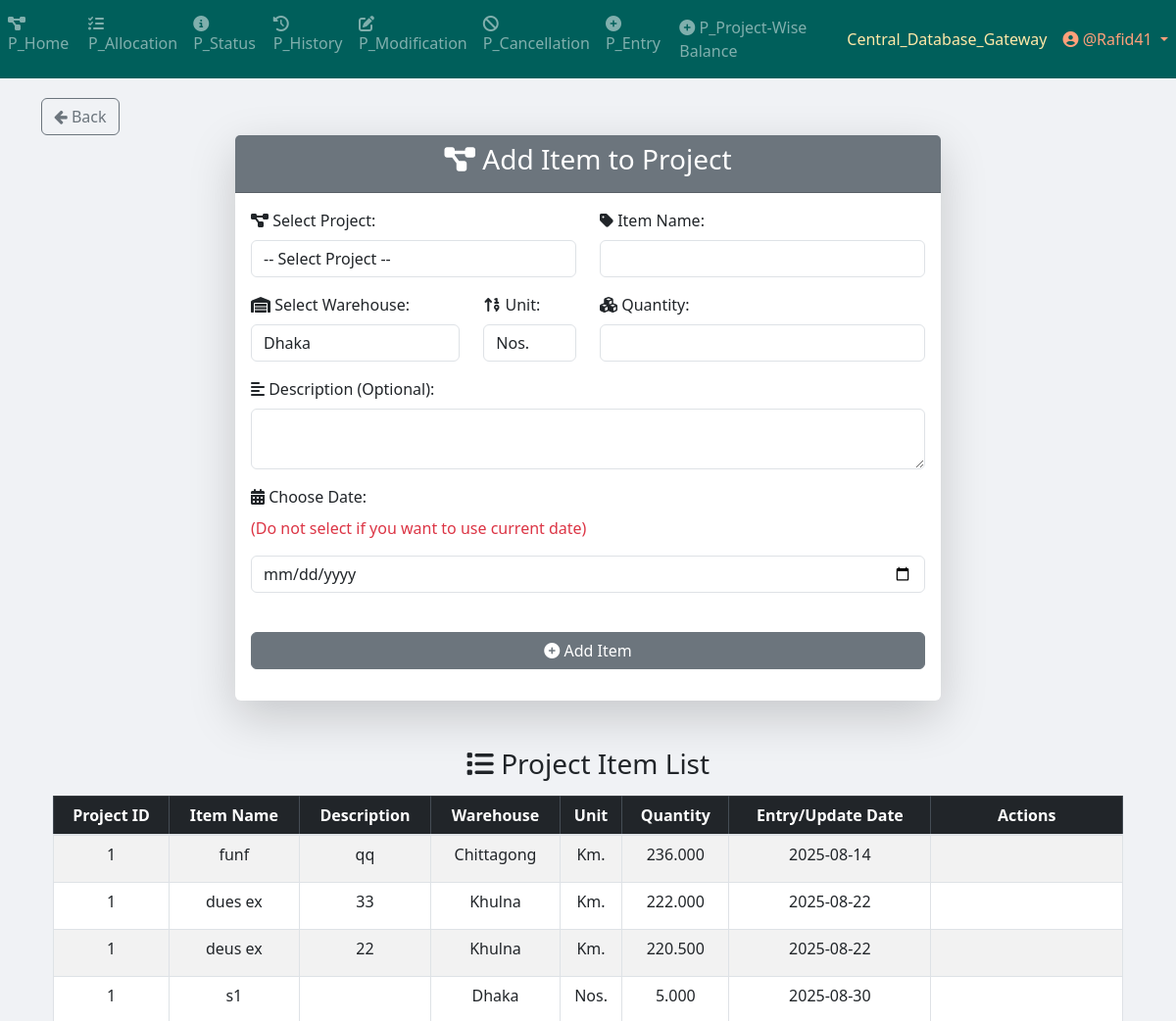
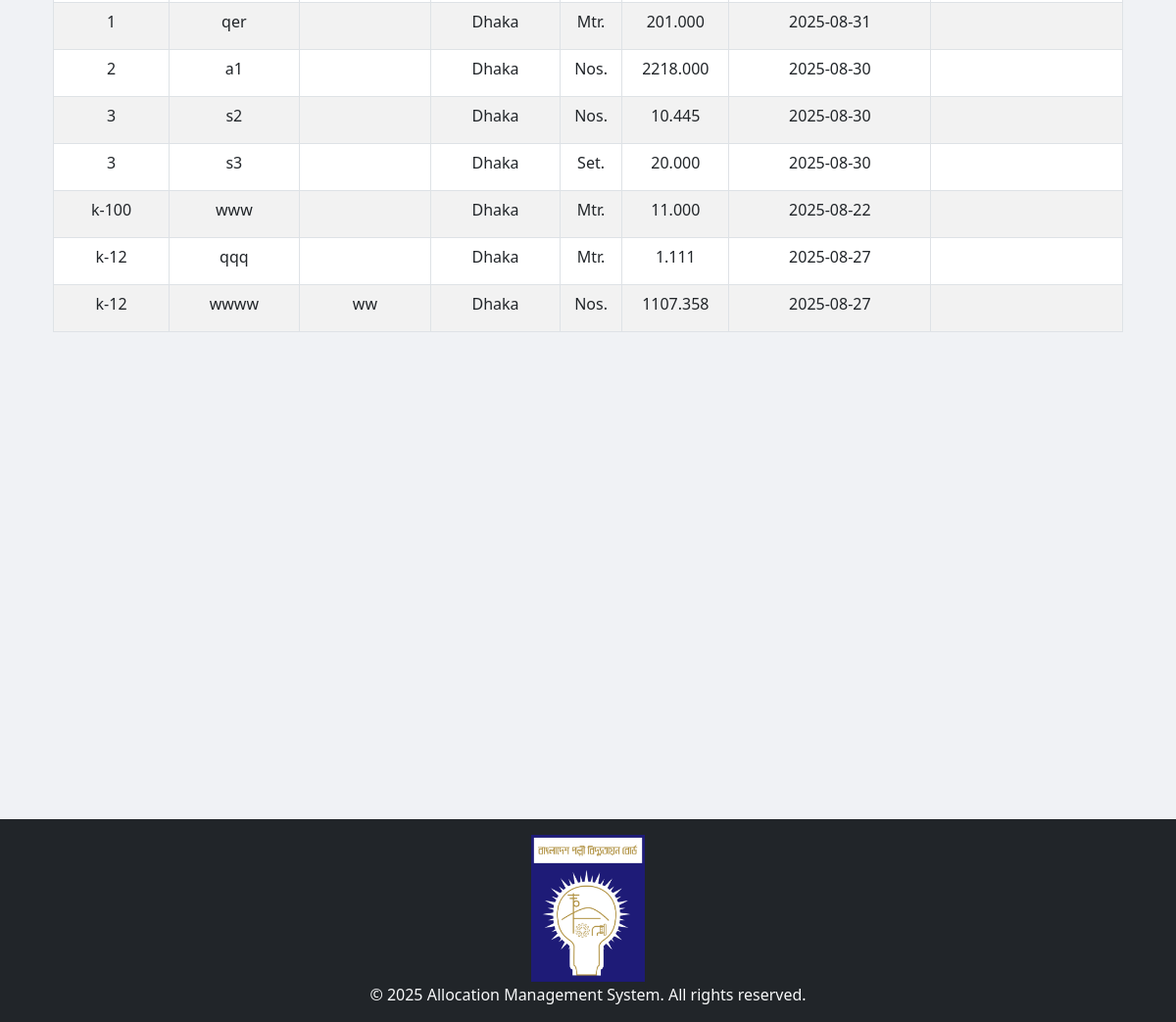
Screenshot of /project/project_entry/add_item_to_project/ (signed in) with the database file from the repository (2 pictures, top to bottom).
### Project_App_Entry/models.py (models this page shows, shortened)
class Project_Item(models.Model):
    WAREHOUSE_CHOICES = [
        ("Dhaka", "Dhaka"),
        ("Khulna", "Khulna"),
        ("Chittagong", "Chittagong"),
    ]
    UNIT_CHOICES = [
        ("Nos.", "Nos."),
        ("Mtr.", "Mtr."),
        ("Km.", "Km."),
        ("Set.", "Set."),
        ("Pair.", "Pair."),
        ("Kg", "Kg"),
        ("Lot", "Lot"),
        ("Pcs", "Pcs"),
        ("Coil", "Coil"),
        ("Box", "Box"),
        ("Feet", "Feet"),
        ("Liter", "Liter"),
        ("m3", "m3"),
        ("m2", "m2"),
        ("Ream", "Ream"),
        ("Bundle", "Bundle"),
        ("Carton", "Carton"),
    ]
    name = models.CharField(max_length=255)
    description = models.TextField(blank=True, null=True)
    warehouse = models.CharField(
        max_length=50, choices=WAREHOUSE_CHOICES, default="Dhaka"
    )
    unit_of_item = models.CharField(
        max_length=100, choices=UNIT_CHOICES, default="Nos."
    )  # Updated field
    quantity_of_item = models.DecimalField(
        max_digits=20,
        decimal_places=3,
        default=0.00
    )
    project = models.ForeignKey(
        Project,
        on_delete=models.SET_NULL,
        related_name="project_of_item",
        null=True,
    )
    created_at = models.DateTimeField(default=timezone.now)
    comments = models.TextField(blank=True, null=True)
    remarks_for_projectWiseBalance = models.TextField(blank=True, null=True)

class Project(models.Model):
    projectId = models.TextField(unique=True)

### Project_App_Entry/views.py (the view, shortened to what this page needs)
@login_required
def add_item_to_project(request):
    projects = Project.objects.all().order_by("projectId")
    items = Project_Item.objects.all().order_by("project__projectId")
    UNIT_CHOICES = [choice[0] for choice in Project_Item.UNIT_CHOICES]
    return render(
        request,
        "Project_Templates/Project_App_Entry/Add_item_to_project.html",
        {"projects": projects, "items": items, "unit_choices": UNIT_CHOICES},
    )

### App_Admin_Panel/templatetags/nav_CDB_links_loader.py (called while the page is built)
@register.simple_tag
def external_link_from_static(filename):
    subpath = filename
    if not subpath.startswith("links" + os.sep) and not subpath.startswith("links/"):
        subpath = os.path.join("links", filename)
    file_path = find(subpath)
    if not file_path:
        return ""
    try:
        with open(file_path, "r", encoding="utf-8") as f:
            return f.read().strip()
    except Exception:
        return ""

### templates/Project_Templates/Project_App_Entry/Add_item_to_project.html (shortened to what this page needs)
{% extends 'base.html' %}
{% load crispy_forms_tags %}
{% load static %}
{% block body_block %}
<a href="{% url 'Project_App_Entry:entry_page' %}" class="btn btn-outline-secondary">
    <i class="fa fa-arrow-left"></i> Back
</a>
<div class="container">
    <div class="row">
        <div class="col-lg-8 mx-auto">
            <div class="card shadow-lg border-0">
                <div class="card-header bg-secondary text-white text-center">
                    <h3><i class="fa fa-project-diagram"></i> Add Item to Project</h3>
                </div>
                <div class="card-body">
                    <form method="POST">
                        <div class="row">
                            <div class="col-md-6">
                                <label><i class="fa fa-project-diagram"></i> Select Project:</label>
                                <select name="project" class="form-control" required>
                                    <option value="">-- Select Project --</option>
                                </select>
                            </div>
                            <div class="col-md-6">
                                <label><i class="fas fa-tag"></i> Item Name:</label>
                                <input type="text" name="item_name" class="form-control" required>
                            </div>
                        </div>
                        <div class="row mt-3">
                            <div class="col-md-4">
                                <label><i class="fas fa-warehouse"></i> Select Warehouse:</label>
                                <select name="warehouse" class="form-control" required>
                                    <option value="Dhaka">Dhaka</option>
                                </select>
                            </div>
                            <div class="col-md-2">
                                <label><i class="fas fa-sort-numeric-up"></i> Unit:</label>
                                <select name="unit_of_item" class="form-control" required>
                                    {% for unit in unit_choices %}
                                    <option value="{{ unit }}">{{ unit }}</option>
                                    {% endfor %}
                                </select>
                            </div>
                            <div class="col-md-6">
                                <label><i class="fas fa-cubes"></i> Quantity:</label>
                                <input type="number" name="quantity_of_item" class="form-control" step="0.001" min="0" required>
                            </div>
                        </div>
                        <div class="form-group mt-3">
                            <label><i class="fas fa-align-left"></i> Description (Optional):</label>
                            <textarea name="description" class="form-control" rows="2"></textarea>
                        </div>
                        <div class="form-group mt-3">
                            <label><i class="fas fa-calendar-alt"></i> Choose Date:</label>  <p class="text-danger">(Do not select if you want to use current date)</p>
                            <input type="date" name="created_at" class="form-control">
                        </div>
                        <button type="submit" class="btn btn-secondary btn-block mt-4">
                            <i class="fas fa-plus-circle"></i> Add Item
                        </button>
                    </form>
                </div>
            </div>
        </div>
    </div>
    <h3 class="mt-5 text-center"><i class="fas fa-list"></i> Project Item List</h3>
    <table class="table table-hover table-bordered table-striped mt-3">
        <thead class="table-dark">
            <tr class="text-center">
                <th>Project ID</th>
                <th>Item Name</th>
                <th>Description</th>
                <th>Warehouse</th>
                <th>Unit</th>
                <th>Quantity</th>
                <th>Entry/Update Date</th>
                <th>Actions</th>
            </tr>
        </thead>
        <tbody>
            {% for item in items %}
            <tr class="text-center">
                <td>{{ item.project.projectId }}</td>
                <td>{{ item.name }}</td>
                <td>{{ item.description }}</td>
                <td>{{ item.warehouse }}</td>
                <td>{{ item.unit_of_item }}</td>
                <td>{{ item.quantity_of_item }}</td>
                <td>{{ item.created_at|date:"Y-m-d" }}</td>
                <td class="action-cell">
                </td>
            </tr>
            {% endfor %}
        </tbody>
    </table>
    <br><br>
</div>
{% endblock %}

### templates/partials/navbar.html (shortened to what this page needs)
{% load static %}
{% load nav_CDB_links_loader %}
{% external_link_from_static "Central_Database_Gateway.txt" as central_database_gateway_link %}
{% if request.path|slice:":9" == "/project/" %}
    <nav class="navbar navbar-expand-sm navbar-dark" style="background-color: #005F5B; color: #C4FFF9;">
        <div class="collapse navbar-collapse" id="navbarProject">
            <ul class="navbar-nav mr-auto">
                {% if user.is_authenticated %}
                                <li class="nav-item">
                                    <a class="nav-link" href="{% url 'Project_App_Home:project_home_page' %}">
                                        <i class="fas fa-project-diagram"></i> P_Home
                                    </a>
                                </li>                    {% if request.user.is_superuser or request.user.user_group.user_group_type == "Editor" %}
                    <li class="nav-item">
                        <a class="nav-link" href="{% url 'Project_App_Allocation:allocation_page' %}">
                            <i class="fas fa-tasks"></i> P_Allocation
                        </a>
                    </li>
                    {% endif %}
                    {% if request.user.is_superuser or request.user.user_group.user_group_type in "Editor View History and Status only" %}
                    <li class="nav-item">
                        <a class="nav-link" href="{% url 'Project_App_Status:status_page' %}">
                            <i class="fas fa-info-circle"></i> P_Status
                        </a>
                    </li>
                    {% endif %}
                    <li class="nav-item">
                        <a class="nav-link" href="{% url 'Project_App_History:history_page' %}">
                            <i class="fas fa-history"></i> P_History
                        </a>
                    </li>
                    {% if request.user.is_superuser or request.user.user_group.user_group_type == "Editor" %}
                    <li class="nav-item">
                        <a class="nav-link" href="{% url 'Project_App_Modification:modification_menu' %}">
                            <i class="fas fa-edit"></i> P_Modification
                        </a>
                    </li>
                    <li class="nav-item">
                        <a class="nav-link" href="{% url 'Project_App_Cancellation:cancellation' %}">
                            <i class="fas fa-ban"></i> P_Cancellation
                        </a>
                    </li>
                    <li class="nav-item">
                        <a class="nav-link" href="{% url 'Project_App_Entry:entry_page' %}">
                            <i class="fas fa-plus-circle"></i> P_Entry
                        </a>
                    </li>
                    <li class="nav-item">
                        <a class="nav-link" href="{% url 'Project_App_ProjectWiseBalance:project_list' %}">
                            <i class="fas fa-plus-circle"></i> P_Project-Wise Balance
                        </a>
                    </li>
                    {% endif %}
                {% endif %}
            </ul>
            <ul class="navbar-nav">
                {% if user.is_authenticated %}
                    {% if request.user.is_superuser or request.user.user_group.user_group_type == "Editor" %}
                        <li class="nav-item">
                            <a class="nav-link" style="color: #FFE9A8;" href="{{ central_database_gateway_link|default:'#' }}" target="_blank" rel="noopener noreferrer">Central_Database_Gateway</a>
                        </li>
                    {% endif %}
                    <li class="nav-item dropdown">
                        <a class="nav-link dropdown-toggle" style="color: #FFA07A;" href="#" id="userDropdown" role="button" data-toggle="dropdown">
                            <i class="fas fa-user-circle"></i> @{{ user.username }}
                        </a>
                    </li>
                {% else %}
                    <li class="nav-item {% if request.resolver_match.url_name == 'login' %}active{% endif %}">
                        <a class="nav-link" href="{% url 'App_Login:login' %}">
                            <i class="fas fa-sign-in-alt"></i> Login
                        </a>
                    </li>
                {% endif %}
            </ul>
        </div>
    </nav>
{% endif %}

### templates/Project_Templates/Project_App_Entry/Add_item_to_project.html (style rules this page uses)
.action-cell { position: relative; }

### templates/partials/footer.html (style rules this page uses)
html, body { height: 100%; margin: 0; }

### rows the page displays
Project_Item: project.projectId "1", name "funf", description "qq", warehouse "Chittagong", unit_of_item "Km.", quantity_of_item "236.000", created_at "2025-08-14"
Project_Item: project.projectId "1", name "dues ex", description "33", warehouse "Khulna", unit_of_item "Km.", quantity_of_item "222.000", created_at "2025-08-22"
Project_Item: project.projectId "1", name "deus ex", description "22", warehouse "Khulna", unit_of_item "Km.", quantity_of_item "220.500", created_at "2025-08-22"
Project_Item: project.projectId "1", name "s1", warehouse "Dhaka", unit_of_item "Nos.", quantity_of_item "5.000", created_at "2025-08-30"
Project_Item: project.projectId "1", name "qer", warehouse "Dhaka", unit_of_item "Mtr.", quantity_of_item "201.000", created_at "2025-08-31"
Project_Item: project.projectId "2", name "a1", warehouse "Dhaka", unit_of_item "Nos.", quantity_of_item "2218.000", created_at "2025-08-30"
Project_Item: project.projectId "3", name "s2", warehouse "Dhaka", unit_of_item "Nos.", quantity_of_item "10.445", created_at "2025-08-30"
Project_Item: project.projectId "3", name "s3", warehouse "Dhaka", unit_of_item "Set.", quantity_of_item "20.000", created_at "2025-08-30"
Project_Item: project.projectId "k-100", name "www", warehouse "Dhaka", unit_of_item "Mtr.", quantity_of_item "11.000", created_at "2025-08-22"
Project_Item: project.projectId "k-12", name "qqq", warehouse "Dhaka", unit_of_item "Mtr.", quantity_of_item "1.111", created_at "2025-08-27"
Project_Item: project.projectId "k-12", name "wwww", description "ww", warehouse "Dhaka", unit_of_item "Nos.", quantity_of_item "1107.358", created_at "2025-08-27"

### other values shown
{{ user.username }} "Rafid41"
form field unit_of_item "Nos."
